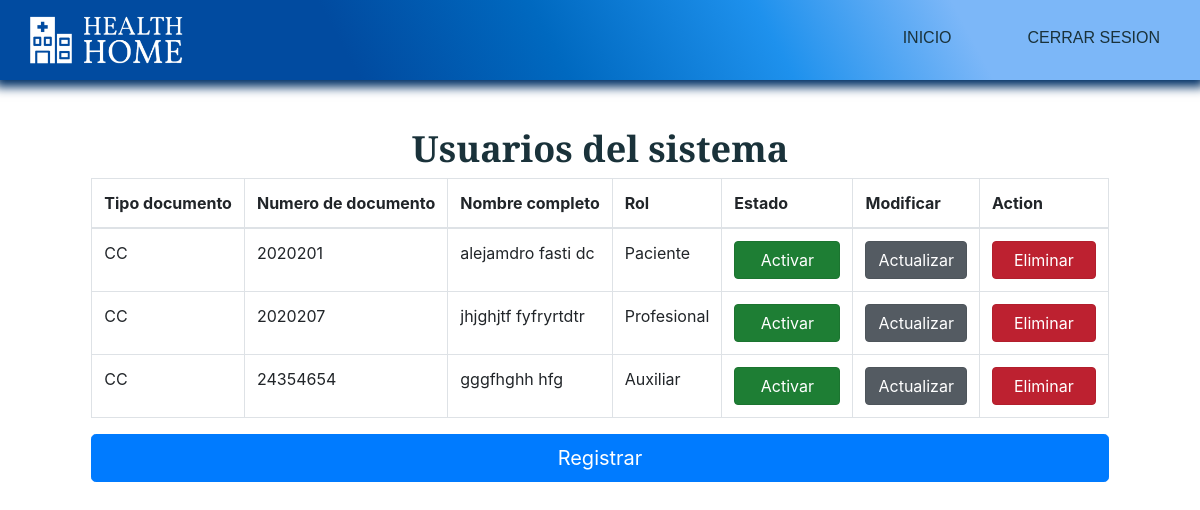
Before: /index.php?c=Administrador&a=gestion_u with the older database file.
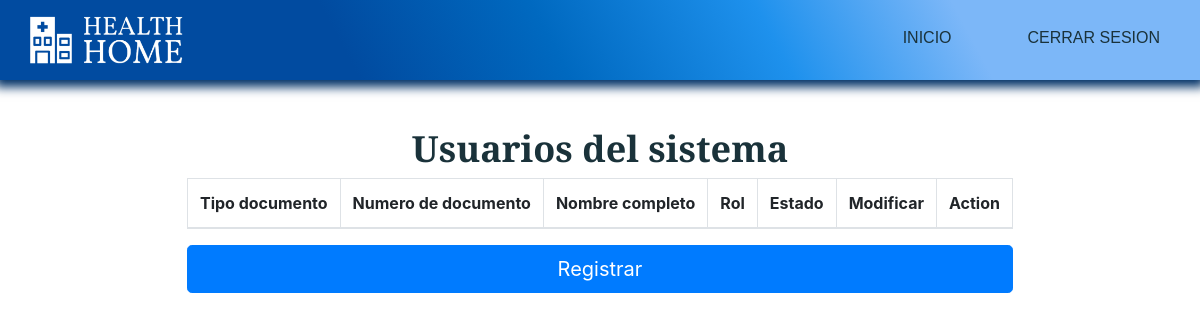
After: the same page with the newer database file.
### tables this page shows
CREATE TABLE `paciente` (
  `id_paciente` int(20) NOT NULL,
  `id_tipo_doc` varchar(5) NOT NULL,
  `num_doc_pac` varchar(20) NOT NULL,
  `nombres_pac` varchar(40) NOT NULL,
  `apellidos_pac` varchar(40) NOT NULL,
  `tel_pac` bigint(10) NOT NULL,
  `correo_pac` varchar(30) NOT NULL,
  `sexo_pac` varchar(15) NOT NULL,
  `estado_pac` tinyint(1) NOT NULL,
  `pass_pac` varchar(20) NOT NULL,
  `create_pac` datetime NOT NULL DEFAULT current_timestamp()
);

CREATE TABLE `profesional` (
  `id_profesional` int(20) NOT NULL,
  `id_tipo_doc` varchar(5) NOT NULL,
  `num_doc_prof` varchar(20) NOT NULL,
  `id_consultorios` varchar(3) DEFAULT NULL,
  `id_especialidad` tinyint(2) DEFAULT NULL,
  `nombres_prof` varchar(40) NOT NULL,
  `apellidos_prof` varchar(40) NOT NULL,
  `tel_prof` bigint(10) NOT NULL,
  `correo_prof` varchar(30) NOT NULL,
  `dias_laborales` text NOT NULL,
  `franja_horaria` varchar(30) NOT NULL,
  `estado_prof` tinyint(1) NOT NULL,
  `pass_prof` varchar(20) NOT NULL,
  `create_prof` datetime NOT NULL DEFAULT current_timestamp()
);

CREATE TABLE `auxiliar` (
  `id_auxiliar` int(20) NOT NULL,
  `id_tipo_doc` varchar(5) NOT NULL,
  `num_doc_aux` varchar(20) NOT NULL,
  `nombres_aux` varchar(40) NOT NULL,
  `apellidos_aux` varchar(40) NOT NULL,
  `tel_aux` bigint(10) NOT NULL,
  `correo_aux` varchar(30) NOT NULL,
  `estado_aux` tinyint(1) NOT NULL,
  `pass_aux` varchar(20) NOT NULL,
  `create_aux` datetime NOT NULL DEFAULT current_timestamp()
);

### controllers/Administrador.php (called while the page is built, shortened)
<?php
	class AdministradorController {
		public function __construct(){
			require_once "models/AdministradorModel.php";
		}
		public function gestion_u(){
			$usuarios = new Administrador_model();
			$data["pacientes"] = $usuarios->get_pacientes();
			$data["profesionales"] = $usuarios->get_profesional();
			$data["auxiliares"] = $usuarios->get_auxiliar();
			require_once "views/administrador/gestion_usuarios/gestion_usuarios.php";
		}
	}
?>

### config/database.php (called while the page is built)
<?php
	class Conectar {
		public static function conexion(){
			$conexion = new mysqli("localhost", "root", "", "clinica_health_home");
			return $conexion;
		}
	}
?>

### models/AdministradorModel.php (called while the page is built, shortened)
<?php
	class Administrador_model {
		private $db;
		private $paciente;
		private $profesional;
		private $auxiliar;
		public function __construct(){
			$this->db = Conectar::conexion();
			$this->paciente = array();
			$this->profesional = array();
			$this->auxiliar = array();
		}
		public function get_pacientes()
		{
			$sql = "SELECT * FROM paciente";
			$resultado = $this->db->query($sql);
			while($row = $resultado->fetch_assoc())
			{
				$this->paciente[] = $row;
			}
			return $this->paciente;
		}
        public function get_profesional()
		{
			$sql = "SELECT * FROM profesional";
			$resultado = $this->db->query($sql);
			while($row = $resultado->fetch_assoc())
			{
				$this->profesional[] = $row;
			}
			return $this->profesional;
		}
        public function get_auxiliar()
		{
			$sql = "SELECT * FROM auxiliar";
			$resultado = $this->db->query($sql);
			while($row = $resultado->fetch_assoc())
			{
				$this->auxiliar[] = $row;
			}
			return $this->auxiliar;
		}
	}
?>

### views/administrador/gestion_usuarios/gestion_usuarios.php (the view, shortened to what this page needs)
<!DOCTYPE html>
<html lang="en">
<head>
    <link rel="stylesheet" href="assets/css/estilos.css">
    <link rel="stylesheet" href="https://stackpath.bootstrapcdn.com/bootstrap/4.4.1/css/bootstrap.min.css">
    <link rel="stylesheet" type="text/css" href="https://cdn.datatables.net/v/bs4/dt-1.10.20/datatables.min.css"/>
    <link rel="stylesheet" type="text/css" href="https://cdn.datatables.net/responsive/2.2.3/css/responsive.dataTables.min.css">
</head>
<body>
    <header>
        <div class="container__menu">
            <div class="logo">
                <img src="assets/images/Logo2.png" alt="">
            </div>
            <div class="menu">
                <nav id="nav">
                    <ul>
                        <li><a href="index.php?c=Administrador&a=index">Inicio</a></li>
                        <li><a href="">Cerrar sesion</a></li>
                    </ul>
                </nav>
            </div>
        </div>
    </header>
    <main>
        <div class="container__cover">
            <div class="cover">
                <div class="caja3">
                    <h1>Usuarios del sistema</h1>
                    <div class="row">
                        <div class="col-lg-12">
                            <table id="example" class="table table-bordered  display nowrap" cellspacing="0" width="100%">
                                <thead>
                                    <tr>
                                        <th>Tipo documento</th>
                                        <th>Numero de documento</th>
                                        <th>Nombre completo</th>
                                        <th>Rol</th>
                                        <th>Estado</th>
                                        <th>Modificar</th>
                                        <th>Action</th>
                                    </tr>
                                </thead>
                                <tbody>
                                    <?php foreach ($data["pacientes"] as $dato) {
                                      if($dato["estado_pac"]==1){
                                        $url="index.php?c=Administrador&a=cambio_estado_1_pac&id=";
                                        $boton="class='btn btn-danger active' role='button' aria-pressed='true'>Desactivar</a>";
                                      }else{
                                        $url="index.php?c=Administrador&a=cambio_estado_2_pac&id=";
                                        $boton="class='btn btn-success active' role='button' aria-pressed='true'>&nbsp&nbsp&nbspActivar&nbsp&nbsp&nbsp</a>";
                                      }
                                      echo "<tr>";
                                      echo "<td>".$dato["id_tipo_doc"]."</td>";
                                      echo "<td>".$dato["id_paciente"]."</td>";
                                      echo "<td>".$dato["nombres_pac"]."&nbsp".$dato["apellidos_pac"]."</td>";
                                      echo "<td> Paciente </td>";
                                      echo "<td><a href='"."$url".$dato["id_paciente"]."' ".$boton."</td>";
                                      echo "<td><a href='index.php?c=Administrador&a=actualizar_pac&id=".$dato["id_paciente"]."&t_doc=".$dato["id_tipo_doc"]."' class='btn btn-secondary active' role='button' aria-pressed='true'>Actualizar</a></td>";
                                      echo "<td><a href='index.php?c=Administrador&a=eliminar_pac&id=".$dato["id_paciente"]."' class='btn btn-danger active' role='button' aria-pressed='true'>&nbsp&nbspEliminar&nbsp&nbsp</a></td>";
                                      echo "</tr>";
                                    }
                                    foreach ($data["profesionales"] as $dato){
                                        if($dato["estado_prof"]==1){
                                            $url="index.php?c=Administrador&a=cambio_estado_1_prof&id=";
                                            $boton="class='btn btn-danger active' role='button' aria-pressed='true'>Desactivar</a>";
                                          }else{
                                            $url="index.php?c=Administrador&a=cambio_estado_2_prof&id=";
                                            $boton="class='btn btn-success active' role='button' aria-pressed='true'>&nbsp&nbsp&nbspActivar&nbsp&nbsp&nbsp</a>";
                                          }
                                        echo "<tr>";
                                        echo "<td>".$dato["id_tipo_doc"]."</td>";
                                        echo "<td>".$dato["id_profesional"]."</td>";
                                        echo "<td>".$dato["nombres_prof"]."&nbsp".$dato["apellidos_prof"]."</td>";
                                        echo "<td> Profesional </td>";
                                        echo "<td><a href='"."$url".$dato["id_profesional"]."' ".$boton."</td>";
                                        echo "<td><a href='index.php?c=Administrador&a=actualizar_prof&id=".$dato["id_profesional"]."&t_doc=".$dato["id_tipo_doc"]."' class='btn btn-secondary active' role='button' aria-pressed='true'>Actualizar</a></td>";
                                        echo "<td><a href='index.php?c=Administrador&a=eliminar_prof&id=".$dato["id_profesional"]."' class='btn btn-danger active' role='button' aria-pressed='true'>&nbsp&nbspEliminar&nbsp&nbsp</a></td>";
                                        echo "</tr>";
                                    }
                                    foreach ($data["auxiliares"] as $dato){
                                        if($dato["estado_aux"]==1){
                                            $url="index.php?c=Administrador&a=cambio_estado_1_aux&id=";
                                            $boton="class='btn btn-danger active' role='button' aria-pressed='true'>Desactivar</a>";
                                          }else{
                                            $url="index.php?c=Administrador&a=cambio_estado_2_aux&id=";
                                            $boton="class='btn btn-success active' role='button' aria-pressed='true'>&nbsp&nbsp&nbspActivar&nbsp&nbsp&nbsp</a>";
                                          }
                                        echo "<tr>";
                                        echo "<td>".$dato["id_tipo_doc"]."</td>";
                                        echo "<td>".$dato["id_auxiliar"]."</td>";
                                        echo "<td>".$dato["nombres_aux"]."&nbsp".$dato["apellidos_aux"]."</td>";
                                        echo "<td> Auxiliar </td>";
                                        echo "<td><a href='"."$url".$dato["id_auxiliar"]."' ".$boton."</td>";
                                        echo "<td><a href='index.php?c=Administrador&a=actualizar_aux&id=".$dato["id_auxiliar"]."' class='btn btn-secondary active' role='button' aria-pressed='true'>Actualizar</a></td>";
                                        echo "<td><a href='index.php?c=Administrador&a=eliminar_aux&id=".$dato["id_auxiliar"]."' class='btn btn-danger active' role='button' aria-pressed='true'>&nbsp&nbspEliminar&nbsp&nbsp</a></td>";
                                        echo "</tr>";
                                    }
                                    ?>
                                </tbody>
                            </table>
                        </div>
                    </div>
                    <button id="btn1" class="btn btn-primary btn-lg btn-block">Registrar</button>
                </div>
            </div>
        </div>
    </main>
</body>
</html>

### index.php (shortened to what this page needs)
<?php
		require_once "config/database.php";
    require_once "core/routes.php";
    require_once "controllers/Administrador.php";
	if(isset($_GET['c'])){
		$controlador = cargarControlador($_GET['c']);
		if(isset($_GET['a'])){
			if(isset($_GET['id'])){
				cargarAccion($controlador, $_GET['a'], $_GET['id']);
				} else {
				cargarAccion($controlador, $_GET['a']);
			}
			} else {
			cargarAccion($controlador, ACCION_PRINCIPAL);
		}
		} else {
		$controlador = cargarControlador(CONTROLADOR_PRINCIPAL);
		$accionTmp = ACCION_PRINCIPAL;
		$controlador->$accionTmp();
	}
?>

### core/routes.php (shortened to what this page needs)
<?php
	function cargarAccion($controller, $accion, $id = null){
		if(isset($accion) && method_exists($controller, $accion)){
			if($id == null ){
				$controller->$accion();
				} else {
				$controller->$accion($id);
			}
			} else {
			$controller->ACCION_PRINCIPAL();
		}
	}
?>

### assets/css/estilos.css (style rules this page uses)
* { margin: 0; padding: 0; box-sizing: border-box; }
body { font-family: 'Montserrat', sans-serif; }
header { box-shadow: 0px 2px 10px 5px rgb(1, 48, 102); width: 100%; height: 80px; position: fixed; z-index: 1; padding: 40px; background: linear-gradient(62deg, rgba(1, 75, 160, 1) 29%, rgba(0, 105, 192, 1) 46%, rgba(30, 145, 237, 1) 64%, rgba(124, 183, 248, 1) 80%); }
.container__menu { max-width: 1200px; height: 100%; margin: auto; display: flex; justify-content: space-between; }
.logo { height: 100%; display: flex; align-items: center; }
.logo img { width: 170px; }
.menu { display: flex; align-items: center; margin-top: 11px; }
.menu ul { display: flex; }
.menu ul li { list-style: none; margin-left: 36px; }
.menu ul li a { font-family: 'Merriweather Sans', sans-serif; text-decoration: none; font-size: 16px; color: #1A323A; text-transform: uppercase; }
header nav ul li { padding: 10px 20px; -webkit-transition: all 500ms ease; -o-transition: all 500ms ease; transition: all 500ms ease; }
.container__cover { width: 100%; background-image: white; background-position: right; background-repeat: no-repeat; padding: 21px; }
.cover { max-width: 1200px; height: 100%; margin: auto; display: flex; align-items: center; justify-content: space-between; }
.row { --bs-gutter-x: 1.5rem; --bs-gutter-y: 0; display: flex; flex-wrap: wrap; margin-top: calc(-1 * var(--bs-gutter-y)); margin-right: calc(-0.5 * var(--bs-gutter-x)); margin-left: calc(-0.5 * var(--bs-gutter-x)); flex-direction: row; align-content: stretch; justify-content: center; }
.container__cover .caja3 { max-width: 100%; justify-content: center; margin-left: auto; margin-right: auto; align-content: center; align-items: center; margin-top: 106px; }
.container__cover .caja3 h1 { font-family: 'Merriweather Sans', sans-serif; font-size: 36px; font-weight: 600; text-align: center; color: #1A323A; margin-left: auto; margin-right: auto; }
@media screen and (max-width: 1700px) { .container__cover { background-position: 50%; } }
@media screen and (max-width:1200px) { header { padding: 20px; } }
@media screen and (max-width:1200px) { .container__cover { background-position: -100px; } }
table thead { background-color: white; }

Changed rows visible on the page:
removed paciente: id_tipo_doc "CC", id_paciente "2020201", nombres_pac "alejamdro fasti", apellidos_pac "dc", estado_pac "Activar"
removed profesional: id_tipo_doc "CC", id_profesional "2020207", nombres_prof "jhjghjtf", apellidos_prof "fyfryrtdtr", estado_prof "Activar"
removed auxiliar: id_tipo_doc "CC", id_auxiliar "24354654", nombres_aux "gggfhghh", apellidos_aux "hfg", estado_aux "Activar"
